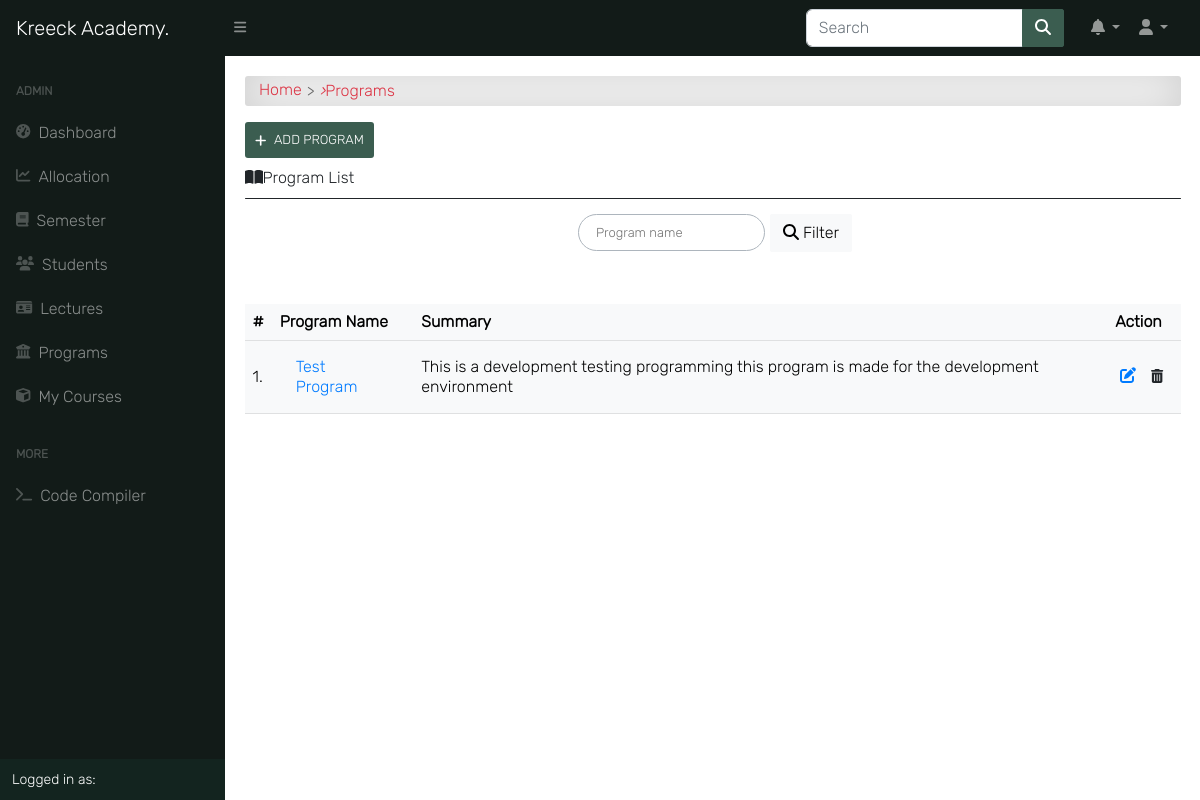
The app's page /programs/ (signed in) with its own data.
### course/models.py (models this page shows, shortened)
class Program(models.Model):
    title = models.CharField(max_length=150, unique=True)
    summary = models.TextField(null=True, blank=True)
    objects = ProgramManager()
    def get_absolute_url(self):
        return reverse('program_detail', kwargs={'pk': self.pk})

### course/views.py (the view)
# urls.py: path('', program_view, name='programs'),
@cache_control(no_cache=True, must_revalidate=True, no_store=True)
@login_required
def program_view(request):
    programs = Program.objects.all()
    program_filter = request.GET.get('program_filter')
    if program_filter:
        programs = Program.objects.filter(title__icontains=program_filter)
    return render(request, 'course/program_list.html', {
        'title': "Programs | Kreeck Academy",
        'programs': programs,
    })

### templates/course/program_list.html (shortened to what this page needs)
{% extends 'base.html' %}
{% block content %}
<div id="input-nav"><a href="{% url 'home' %}" class="primary1">Home</a> <i>&rsaquo;</i> Programs</div>
{% if request.user.is_superuser %}
<a class="add-button" href="{% url 'add_program' %}"><i class="fas fa-plus"></i>Add Program</a>
{% endif %}
<div class="title"><i class="fas fa-book-open"></i>Program List</div>
<div class="title-line"></div>
<div class="content-center">
    <form class="search-form mx-auto" action="" method="GET">{% csrf_token %}
        <input class="au-input" type="text" name="program_filter" placeholder="Program name"
            value="{{ request.GET.program_filter }}" />
        <button class="btn btn-light" type="submit">
            <i class="fas fa-search"></i> Filter
        </button>
    </form>
</div>
<div class="table-responsive table-shadow table-light table-striped m-0 mt-5">
    <div class="table-shadow">
        <table class="table table-light">
            <thead>
                <tr>
                    <th>#</th>
                    <th>Program Name</th>
                    <th>Summary</th>
                    {% if request.user.is_superuser %}
                    <th>Action</th>
                    {% endif %}
                </tr>
            </thead>
            <tbody>
                {% for program in programs %}
                <tr>
                    <td>{{ forloop.counter }}.</td>
                    <td><a class="a-list" href="{{ program.get_absolute_url }}">
                            {{ program.title}}</a></td>
                    <td>{{ program.summary }} </td>
                    {% if request.user.is_superuser %}
                    <td>
                        <div class="update-delete">
                            <a href="{% url 'edit_program' pk=program.pk %}" class="update"><i
                                    class="fas fa-edit"></i></a>
                            <a href="{% url 'program_delete' pk=program.pk %}"  class="btn btn-sm">
                                <i class="fas fa-trash-alt"></i>
                            </a>
                        </div>
                    </td>
                    {% endif %}
                </tr>
                {% endfor %}
            </tbody>
        </table>
    </div>
</div>
{% endblock content %}

### static/css/all.css (style rules this page uses)
.fa-book-open:before { content: "\f518"; }
.fa-plus:before { content: "\f067"; }

### static/css/style.css (style rules this page uses)
*, body { font-family: "Inter", sans-serif; }
body { background-color: #ffffff; }
.btn { border-radius: 2px; }
.table td, .table th { vertical-align: middle; }
.table tbody > tr > td > a { display: -webkit-box; display: -ms-flexbox; display: flex; color: #007bff; padding: 0.5rem 1rem; -webkit-transition: 0.2s; transition: 0.2s; }
.content-center { display: -webkit-box; display: -ms-flexbox; display: flex; -webkit-box-pack: center; -ms-flex-pack: center; justify-content: center; -ms-flex-wrap: wrap; flex-wrap: wrap; max-width: 1500px; }
.search-form { display: -webkit-box; display: -ms-flexbox; display: flex; -ms-flex-wrap: wrap; flex-wrap: wrap; -webkit-box-align: center; -ms-flex-align: center; align-items: center; }
.search-form input { margin: 5px; }
.au-input { display: -webkit-box; display: -ms-flexbox; display: flex; width: auto; line-height: 35px; border: 1.8px solid #adb5bd; font-family: inherit; font-size: 13px; color: #adb5bd; background: transparent; padding: 0 17px; border-radius: 100px; -webkit-transition: all 0.2s ease; transition: all 0.2s ease; }
#input-nav { display: -webkit-box; display: -ms-flexbox; display: flex; -ms-flex-wrap: wrap; flex-wrap: wrap; -webkit-box-align: center; -ms-flex-align: center; align-items: center; padding: 0.3rem 0.9rem; margin-bottom: 1rem; color: #dc3545; border-radius: 3px; background-color: #fff !important; -webkit-box-shadow: inset 0 0 2.5rem rgba(0, 0, 0, 0.2); box-shadow: inset 0 0 2.5rem rgba(0, 0, 0, 0.2); }
#input-nav a { color: #dc3545; }
#input-nav a::after { content: ">"; color: #666; margin: 0 5px; vertical-align: middle; }
a { color: #666; text-decoration: none; }
.update-delete { display: -webkit-box; display: -ms-flexbox; display: flex; -webkit-box-pack: center; -ms-flex-pack: center; justify-content: center; }
.update { display: -webkit-inline-box; display: -ms-inline-flexbox; display: inline-flex; margin-right: 1px; padding: 5px; color: #007bff; border-radius: 0.3em; -webkit-transition: 0.2s; transition: 0.2s; }
.add-button { display: -webkit-inline-box; display: -ms-inline-flexbox; display: inline-flex; -webkit-box-align: center; -ms-flex-align: center; align-items: center; text-transform: uppercase; text-align: center; background:#3b5d50; color: #fff; padding: 10px; margin-bottom: 10px; cursor: pointer; border-radius: 3px; -webkit-transition: 0.5s; transition: 0.5s; font-size: 13px; }
.add-button .fa-plus { margin-right: 8px; }
.title-line { height: 1px; background-color: #212529; border-radius: 2em; margin: 10px auto; }

### records on screen
Program: title "Test Program", summary "This is a development testing programming this program is made for the development environment"
